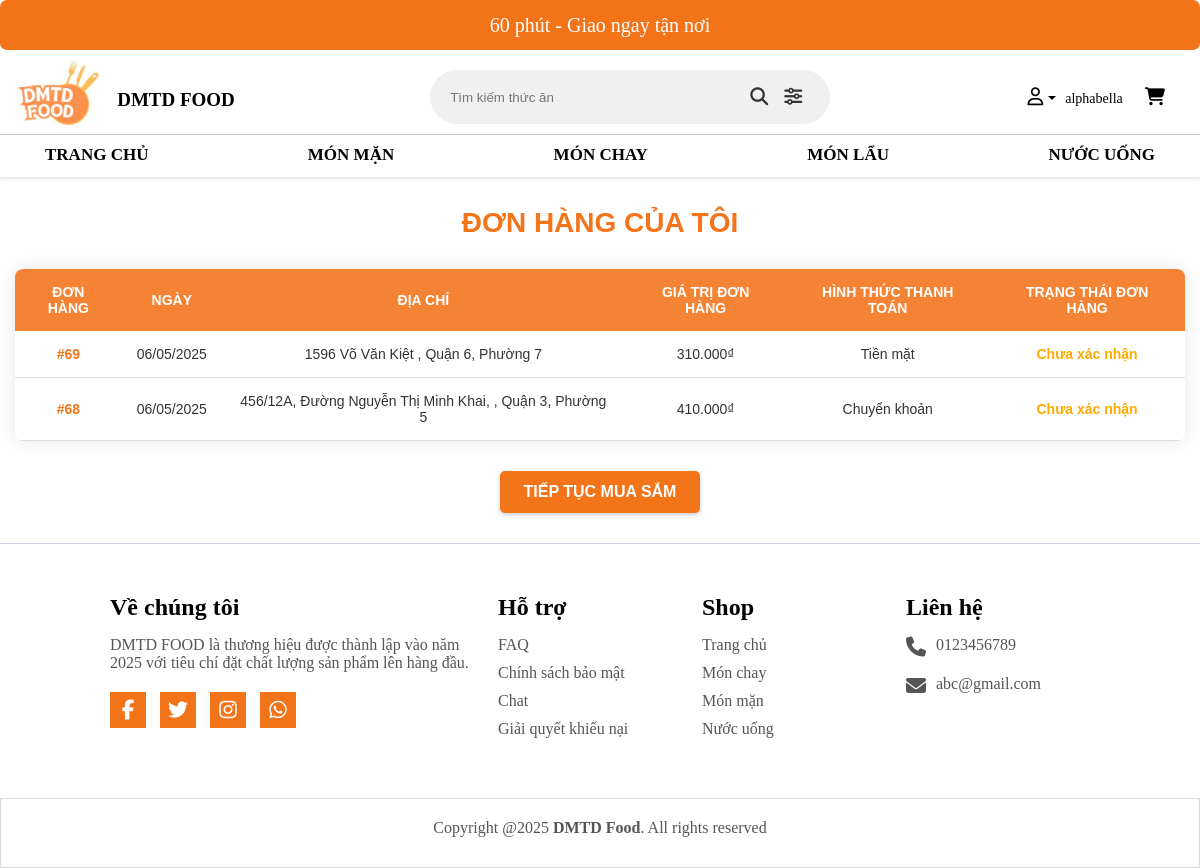
Page /controller/index.php?act=xemhoadon (signed in) on the committed database.
### tables this page shows
CREATE TABLE `hoadon` (
  `IdHoaDon` int(255) NOT NULL,
  `IdNguoiDung` int(11) NOT NULL,
  `HoTen` varchar(250) NOT NULL,
  `email` varchar(250) NOT NULL,
  `sdt` varchar(11) NOT NULL,
  `DiaChi` varchar(250) NOT NULL,
  `quan_huyen` varchar(100) NOT NULL,
  `phuong_xa` varchar(100) NOT NULL,
  `NgayDatHang` datetime NOT NULL,
  `TongTien` int(11) NOT NULL DEFAULT 0,
  `PhuongThucTT` tinyint(1) NOT NULL DEFAULT 1 COMMENT '1:tiền mặt 2: là chuyển khoản',
  `TrangThai` tinyint(1) NOT NULL DEFAULT 1 COMMENT '1:Chưa xác nhận, 2:Đã xác nhận, 3:Giao thành công, 4:Hủy đơn '
);

### view/bill.php (the view, shortened to what this page needs)
<?php
$conn = ketnoidb();
$isLoggedIn = isset($_SESSION['tenDangNhap']);
if($isLoggedIn){
  $email = $_SESSION['email'];
}else{
    echo "không có dữ liệu";
}
$timIdNguoiIDung = "SELECT id_nguoidung FROM nguoidung where email = '$email'";
$result = $conn->query($timIdNguoiIDung);
$IdNguoiDung = 0;
if($result && $result->num_rows > 0){
    $row = mysqli_fetch_array($result);
    $IdNguoiDung = $row['id_nguoidung'];
}
if($IdNguoiDung > 0){
    $sql = "SELECT * FROM hoadon where IdNguoiDung = '$IdNguoiDung' ORDER BY NgayDatHang DESC";
    $kq = $conn->query($sql);
}else{
    echo "<script> alert('Không thành công') </script>";
}
function getPhuongThucThanhToan($value) {
    switch ($value) {
        case 1:
            return "Tiền mặt";
        case 2:
            return "Chuyển khoản";
    }
}
function getTrangThaiDonHang($value) {
    switch ($value) {
        case 1:
            return "<span class='status-pending'>Chưa xác nhận</span>";
    }
}
function formatDate($dateString) {
    $date = new DateTime($dateString);
    return $date->format('d/m/Y');
}
include "header.php";
?>
<!DOCTYPE html>
<html lang="en">
<head>
</head>
<body>
    <div class="bill-container">
        <h2 class="page-title">ĐƠN HÀNG CỦA TÔI</h2>
        <?php if(count($_SESSION['hoadon']) > 0): ?>
            <table class="order-table">
                <tr>
                    <th>Đơn hàng</th>
                    <th>Ngày</th>
                    <th>Địa chỉ</th>
                    <th>Giá trị đơn hàng</th>
                    <th>Hình thức thanh toán</th>
                    <th>Trạng thái đơn hàng</th>
                </tr>
                <?php
                for ($i = 0; $i < count($_SESSION['hoadon']); $i++):
                    $hoadon = $_SESSION['hoadon'][$i];
                    $ptttText = getPhuongThucThanhToan($hoadon[8]);
                    $trangThaiText = getTrangThaiDonHang($hoadon[9]);
                    $formattedDate = formatDate($hoadon[6]);
                ?>
                    <tr>
                        <td>
                            <a href="../view/chitiethoadon.php?mahoadon=<?=$hoadon[0]?>" class="order-link">
                                #<?= $hoadon[0] ?>
                            </a>
                        </td>
                        <td><?= $formattedDate ?></td>
                        <td><?= $hoadon[3] . ', ' . $hoadon[4] . ', ' . $hoadon[5] ?></td>
                        <td><?= number_format($hoadon[7], 0, ',', '.') ?>₫</td>
                        <td><?= $ptttText ?></td>
                        <td><?= $trangThaiText ?></td>
                    </tr>
                <?php endfor; ?>
            </table>
            <div class="button-container">
                <button type="button" class="shop-button" onclick="window.location.href='../controller/index.php'">Tiếp tục mua sắm</button>
            </div>
        <?php endif; ?>
    </div>
<?php include "footer.php"; ?>
</body>
</html>

### view/css/style.css (style rules this page uses)
* { box-sizing: border-box; margin: 0; padding: 0; }

### view/bill.php (style rules this page uses)
.bill-container { max-width: 1200px; margin: 20px auto; padding: 0 15px; font-family: 'Arial', sans-serif; }
.page-title { color: #f37419; text-align: center; margin: 30px 0; font-size: 28px; font-weight: bold; text-transform: uppercase; }
.order-table { width: 100%; border-collapse: collapse; margin: 25px 0; box-shadow: 0 0 20px rgba(0, 0, 0, 0.1); border-radius: 8px; overflow: hidden; }
.order-table th { background-color: rgba(243, 116, 25, 0.88); color: #fff; padding: 15px; text-align: center; font-weight: bold; text-transform: uppercase; font-size: 14px; }
.order-table td { padding: 15px; text-align: center; border-bottom: 1px solid #ddd; color: #333; font-size: 14px; }
.order-link { color: #f37419; text-decoration: none; font-weight: bold; }
.button-container { display: flex; justify-content: center; margin: 30px 0; }
.shop-button { padding: 12px 24px; background-color: #f37419; color: white; border: none; border-radius: 5px; cursor: pointer; font-size: 16px; font-weight: bold; transition: all 0.3s ease; text-transform: uppercase; box-shadow: 0 2px 5px rgba(0, 0, 0, 0.2); }
.status-pending { color: #ffaa00; font-weight: bold; }

### rows in the picture
hoadon: IdHoaDon "69", NgayDatHang "06/05/2025", DiaChi "1596 Võ Văn Kiệt", quan_huyen "Quận 6", phuong_xa "Phường 7", TongTien "310.000"
hoadon: TrangThai "Tiền mặt", IdHoaDon "68", NgayDatHang "06/05/2025", DiaChi "456/12A, Đường Nguyễn Thị Minh Khai,", quan_huyen "Quận 3", phuong_xa "Phường 5", TongTien "410.000", PhuongThucTT "Chuyển khoản"

### other values in the picture
$tenDangNhap "alphabella"
